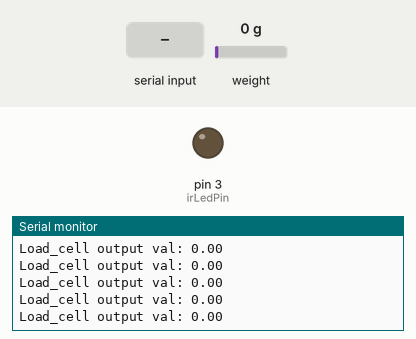
A sketch run on a simulated Arduino Uno, built for the host (arithmetic inside an expression is 32-bit, double 64-bit). Shown: output pins drawn as LEDs (lit = HIGH), the last lines printed to the serial monitor. The test bench sets the inputs (shaded band); at power-on: weight on the scale 0 g. EEPROM starts erased.

Above: at 3.6 s.
3.7 s: "t90\n" received over Serial
5.2 s: "c90\n" received over Serial
At 6.4 s:
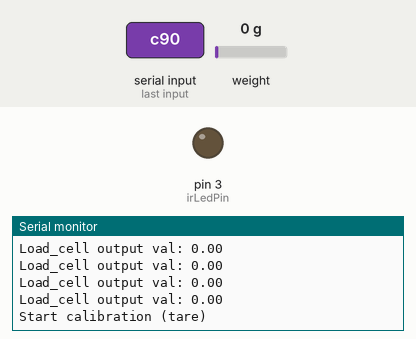
6.7 s: "t,45\n" received over Serial
At 7.7 s:
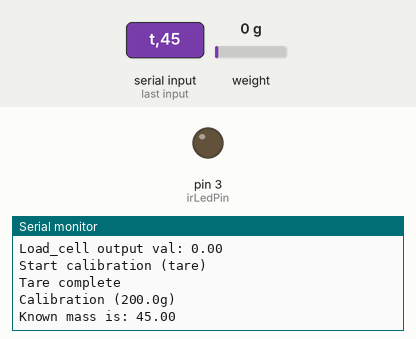

The sketch:

Pick-by-Light-v1.ino
```cpp
/*

   Pick-by-Light System
   -------------------------------------------------------
   Program used to support the Raspberry Pi 4B at the
   Pick-by-Light with controlling the IR-diodes and
   reading correct values from the load cell.

   This program is based on the calibration file from
   Olav Kallhovd's HX711_ADC library.

   It allows calibration of the load cell via the serial
   interface. At startup, the EEPROM value is read from
   the load cell and used as a calibration factor.

   For this purpose, a pulsed signal with a duty cycle
   of approx. 1.5% and 38 kHz is sent to pin 3. It was
   also set to transmit for 120 ms and then pause for
   380 ms.

   Author: Andreas Katzenberger
   Date: 2026-02-22

*/

#include <HX711_ADC.h>
#if defined(ESP8266)|| defined(ESP32) || defined(AVR)
#include <EEPROM.h>
#endif

// Pins
const int irLedPin = 3; // PWM output (OC2B) -> 38kHz signal
const int HX711_dout = 4; // mcu > HX711 dout pin
const int HX711_sck = 5; // mcu > HX711 sck pin

// Global variables for measurement
volatile int burstCycles = 0; // Counts the cycles for the burst timer

// Calculations for timer 2 overflow (clock rate 16 MHz, OCR2A=210 -> cycle time 26.3 µs)
// const int CYCLES_PER_MS = 1000 / 26.316; // ~38 cycles per millisecond
const int BURST_MS = 120; // Transmission time in milliseconds
const int CYCLE_MS = 500; // Total cycle time in milliseconds (120 ms transmission + 380 ms pause)

const int CYCLES_PER_120MS = 38 * BURST_MS; // 4,560 cycles
const int CYCLES_PER_500MS = 38 * CYCLE_MS; // 19,000 cycles

// HX711 constructor:
HX711_ADC LoadCell(HX711_dout, HX711_sck);

const int calVal_eepromAdress = 0;
float calFactor = 1.0;
unsigned long t = 0;

void setup() {
  Serial.begin(57600);
  delay(1);

  // Pin 3 (OC2B) must be output for the 38kHz signal
  pinMode(irLedPin, OUTPUT);

  // --- TIMER 2 CONFIGURATION ---
  // Disable interrupts to set registers safely
  noInterrupts();

  // 1. TCCR2A (Timer/Counter Control Register A)
  // WGM20 = 1, WGM21 = 0 (Phase Correct PWM, Top is OCR2A)
  // COM2B1 = 1 (Connects pin 3 to the timer: Clear on Compare Match)
  TCCR2A = _BV(WGM20);

  // 2. TCCR2B (Timer/Counter Control Register B)
  // WGM22 = 1 (Phase Correct PWM Mode 5)
  // CS20 = 1 (No prescaler = use 16 MHz clock directly)
  TCCR2B = _BV(WGM22) | _BV(CS20);

  // 3. OCR2A (Output Compare Register A) - Determines the frequency
  OCR2A = 210; // 16 MHz / (2 * 38 kHz) = 210.5

  // 4. OCR2B (Output Compare Register B) - Determines the duty cycle
  // 1.5% Duty Cycle desired:
  OCR2B = 3; // 210 * 0.015 = 3.15

  // Enable Timer 2 overflow interrupt (TOIE2 = 1)
  TIMSK2 = _BV(TOIE2);

  interrupts(); // Interrupts back on

  LoadCell.begin();
  unsigned long stabilizingtime = 2000; // preciscion right after power-up can be improved by adding a few seconds of stabilizing time
  LoadCell.start(stabilizingtime, true);
  if (LoadCell.getTareTimeoutFlag() || LoadCell.getSignalTimeoutFlag()) {
    Serial.println("Timeout, check MCU>HX711 wiring and pin designations");
    while (1);
  }
  else {
    EEPROM.get(calVal_eepromAdress, calFactor);
    LoadCell.setCalFactor(calFactor); // Set calibration value from EEPROM so that calibration is not mandatory when starting the microcontroller
  }
}

// --- INTERRUPT SERVICE ROUTINEN (ISRs) ---

/**
 * ISR for Timer 2 overflow. Controls the 500 ms transmission cycle (120 ms transmission / 380 ms pause).
 */
ISR(TIMER2_OVF_vect) {
  burstCycles++;

  if (burstCycles == CYCLES_PER_120MS) {
    // 1. At the end of the 120 ms burst: Stop transmission (disconnect OC2B from timer 2)
    TCCR2A &= ~_BV(COM2B1); // Disable pin 3 (OC2B)

  } else if (burstCycles >= CYCLES_PER_500MS) {
    // 2. At the end of the 500ms cycle: Reset and start transmission
    burstCycles = 0;
    TCCR2A |= _BV(COM2B1); // Connect pin 3 (OC2B) to timer 2 -> Transmission begins
  }
}

void loop() {
  static boolean newDataReady = false;

  // check for new data/start next conversion:
  if (LoadCell.update()) {
    newDataReady = true;
  }

  // get smoothed value from the dataset:
  if (newDataReady) {
    float i = LoadCell.getData();
    Serial.print("Load_cell output val: ");
    Serial.println(i);
    newDataReady = false;
  }

  // receive command from serial terminal
  if (Serial.available() > 0) {
    char inByte = Serial.read();
    if (inByte == 't') {
      LoadCell.tareNoDelay(); //tare
      Serial.println("Tare complete");
    }
    else if (inByte == 'c') {
      LoadCell.setCalFactor(1.0);
      calibrate(); //calibrate
    }
    else if (inByte == 'r') {
      reset();
    }
  }

  // check if last tare operation is complete
  if (LoadCell.getTareStatus() == true) {
    Serial.println("Tare complete");
  }

}

void reset() {
  EEPROM.get(calVal_eepromAdress, calFactor);
  LoadCell.setCalFactor(calFactor);
  LoadCell.tareNoDelay(); //tare
}

void calibrate() {
  Serial.println("Start calibration (tare)");

  boolean _resume = false;
  while (_resume == false) {
    LoadCell.update();
    if (Serial.available() > 0) {
      char inByte = Serial.read();
      if (inByte == 't') LoadCell.tareNoDelay();
      else if (inByte == 'r') {
        reset();
        return;
      }
    }
    if (LoadCell.getTareStatus() == true) {
      Serial.println("Tare complete");
      _resume = true;
    }
  }

  Serial.println("Calibration (200.0g)");

  float known_mass = 0;
  _resume = false;
  while (_resume == false) {
    LoadCell.update();
    if (Serial.available() > 0) {
      // Check whether an 'r' was sent before parseFloat starts
      if (Serial.peek() == 'r') {
        Serial.read(); // Remove the 'r' from the buffer
        reset();
        return;
      }

      known_mass = Serial.parseFloat();
      if (known_mass != 0) {
        Serial.print("Known mass is: ");
        Serial.println(known_mass);
        _resume = true;
      }
    }
  }

  LoadCell.refreshDataSet(); // refresh the dataset to be sure that the known mass is measured correct
  float newCalibrationValue = LoadCell.getNewCalibration(known_mass); // get the new calibration value

  #if defined(ESP8266)|| defined(ESP32)
    EEPROM.begin(512);
  #endif
    EEPROM.put(calVal_eepromAdress, newCalibrationValue);
  #if defined(ESP8266)|| defined(ESP32)
    EEPROM.commit();
  #endif
    EEPROM.get(calVal_eepromAdress, newCalibrationValue);

  Serial.println("End calibration");

  // Have the weights removed again
  _resume = false;
  while (_resume == false) {
    LoadCell.update();
    if (Serial.available() > 0) {
      char inByte = Serial.read();
      if (inByte == 't') LoadCell.tareNoDelay();
      else if (inByte == 'r') {
        reset();
        return;
      }
    }
    if (LoadCell.getTareStatus() == true) {
      Serial.println("Tare complete");
      _resume = true;
    }
  }
}
```

Measured:
- after the input at 5.2 s, the serial monitor: prints a new line at once (image 1)
- after the input at 6.7 s, the serial monitor: prints a new line at once (image 2)
